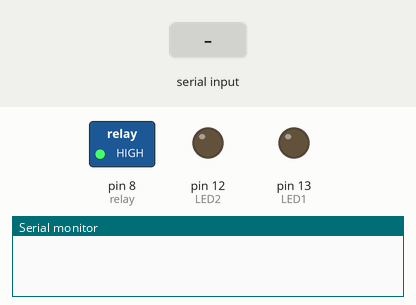
The sketch below on a simulated Arduino Uno, built with avr-gcc and run on an emulated ATmega328P. Parts: switched loads named in the sketch (green lamp = pin HIGH), output pins drawn as LEDs (lit = HIGH), the last lines printed to the serial monitor. Inputs (shaded band) come from the test bench.

Above: at 1.2 s.
1.3 s: "1" received over Serial
At 2.5 s:
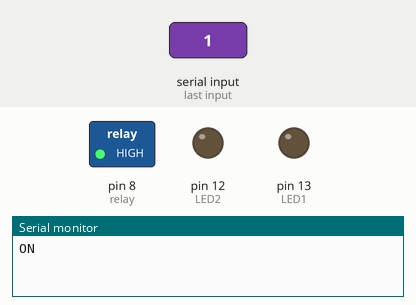
2.8 s: "2" received over Serial
At 4.0 s:
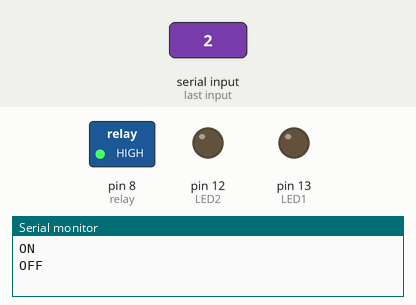
Timing chart, 0 to 5.8 s (numbered marks = the images above; inputs shaded):
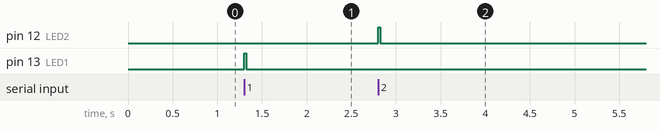

Measured:
- after the input at 1.3 s, pin 13 (LED1): LOW → HIGH at once, → LOW 0.02 s later
- after the input at 2.8 s, pin 12 (LED2): LOW → HIGH at once, → LOW 0.02 s later

The sketch:

slave.ino
```cpp
//Reciever

int LED1 = 13;
int LED2 = 12;
char message;
// Relay pin is controlled with D8. The active wire is connected to Normally Closed and common
int relay = 8;
volatile byte relayState = LOW;

void setup() {
  // put your setup code here, to run once:

  Serial.begin(9600); // communication
  pinMode(LED1, OUTPUT);
  pinMode(LED2, OUTPUT);
   // Pin for relay module set as output
  pinMode(relay, OUTPUT);
  digitalWrite(relay, HIGH);

}

void loop() {
  // put your main code here, to run repeatedly:
  if(Serial.available())
  {
    message = Serial.read();
    if(message == '1')
    {
      digitalWrite(LED1, 1);
       relayState = HIGH;
  Serial.println("ON");
    }
    else if(message == '2')
    {
      digitalWrite(LED2, 1);
       relayState = LOW;
  Serial.println("OFF");
    }
  }
  delay(20); // waitting message reciev
  digitalWrite(LED1, 0);
  digitalWrite(LED2, 0);
}
```
